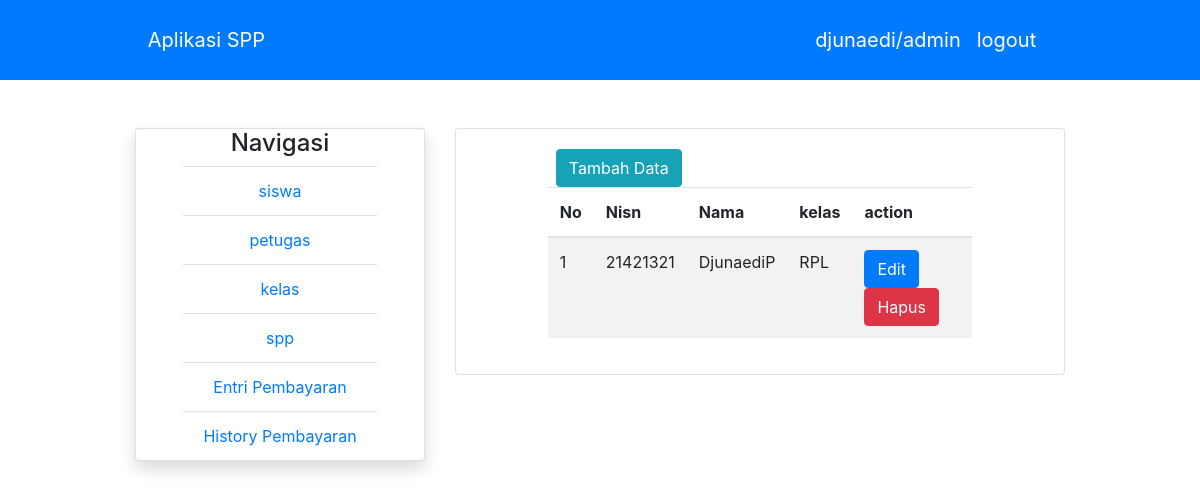
The page /index.php?menu=siswa (signed in) on the database its author committed.
### tables this page shows
CREATE TABLE `siswa` (
  `id_siswa` int(11) NOT NULL,
  `nisn` char(10) NOT NULL,
  `nis` char(8) NOT NULL,
  `nama` varchar(35) NOT NULL,
  `id_kelas` int(11) NOT NULL,
  `alamat` text NOT NULL,
  `no_telp` varchar(13) NOT NULL,
  `id_spp` int(11) NOT NULL
);

CREATE TABLE `kelas` (
  `id_kelas` int(11) NOT NULL,
  `nama_kelas` varchar(10) NOT NULL,
  `kompetensi_keahlian` varchar(50) NOT NULL
);

### crud.php (called while the page is built, shortened)
<?php
class Crud{
    public $con;
    public function __construct($koneksi)
    {
        $this->con = $koneksi;
    }
    public function tampilAll($sql)
    {
        $a = $sql;
        $rows = $this->con->query($a);
        $row = array();
        while($data = $rows->fetch_assoc())
        {
            $row[] = $data;
        }
        return $row;
    }
}
?>

### siswa.php (the view, shortened to what this page needs)
<?php
$sql = "SELECT * FROM siswa as s JOIN kelas as k ON k.id_kelas=s.id_kelas ";
$data = $crud->tampilAll($sql);
?>
<div class="container">
<a href="tambah_data_siswa.php" class="btn btn-info mx-2">Tambah Data</a>
    <table class="table table-responsive table-striped mx-auto" >
        <thead>
            <th>No</th>
            <th>Nisn</th>
            <th>Nama</th>
            <th>kelas</th>
            <th>action</th>
        </thead>
        <?php
        $no = 1;
        foreach ($data as $key) {
        ?>
        <tbody>
            <td><?= $no++ ?></td>
            <td><?= $key['nisn'] ?></td>
            <td><?= $key['nama'] ?></td>
            <td><?= $key['nama_kelas'] ?></td>
            <td>
            <a href="edit.php?edit=<?= $key['nisn'] ?>" class="btn btn-primary"> Edit </a>
            <a onclick="confirm('Yakin ingin menghapus?');" href="?menu=siswa&hapus=<?= $key['id_siswa'] ?>" class="btn btn-danger"> Hapus </a>
            </td>
        </tbody>
        <?php }
        ?>
    </table>
</div>

### assets/style.css (style rules this page uses)
* { padding: 0; margin: 0; box-sizing: border-box; }
.container { width: 80%; margin: 0 auto; }

### rows shown on the page
siswa: nisn "21421321", nama "DjunaediP", id_kelas.nama_kelas "RPL"

### other values the page prints
$_SESSION['user']['nama_petugas'] "djunaedi"
$_SESSION['user']['level'] "admin"
